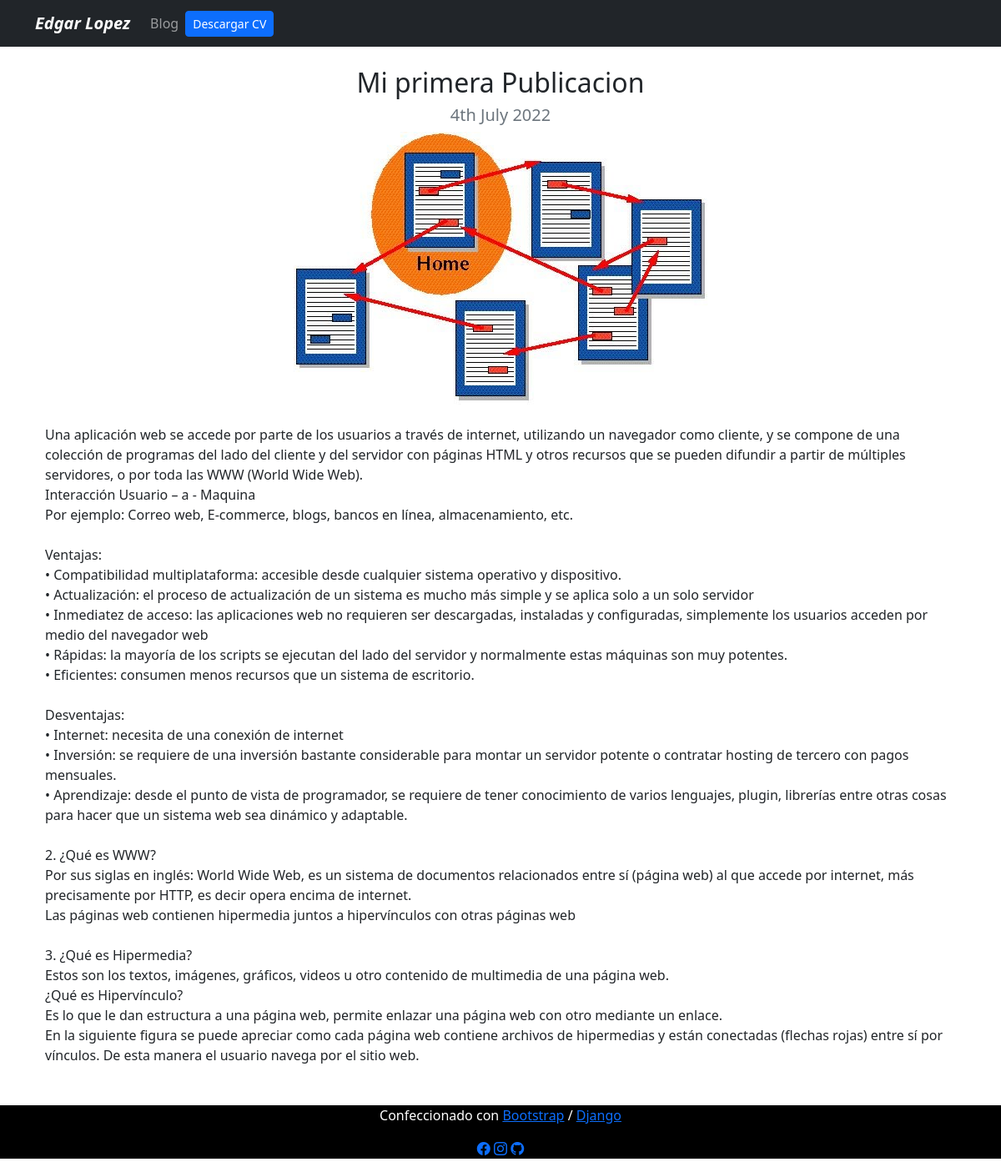
The page /blog/1 on the database its author committed.
### blog/models.py (models this page shows)
class Post(models.Model):
    title = models.CharField(max_length=200)
    description = models.TextField()
    image = models.ImageField(upload_to='blog/images')
    date = models.DateField(datetime.date.today)

### blog/views.py (the view)
# urls.py: path("<int:post_id>", post_detail, name="post_detail"),
def post_detail(request, post_id):
    post= get_object_or_404(Post, pk=post_id)
    return render(request, 'post_detail.html', {"post": post})

### blog/templates/post_detail.html
{% extends 'layout.html' %}
{% block content %}
<div class="text-center">
    <h2>{{post.title}}</h2>
    <h3 class="my-2 h5 text-muted">{{post.date|date:'jS F Y'}}</h3>
    <img src="{{post.image.url}}" alt="{{post.title}}" class="img-fluid">
</div>
<div class="my-4">
    <p>{{post.description|safe}}</p>
</div>
{% endblock %}

### portfolio/static/main.css (style rules this page uses)
body { background: white; }

### rows shown on the page
Post: title "Mi primera Publicacion", date "4th July 2022", image (picture), description "Una aplicación web se accede por parte de los usuarios a través de internet, utilizando un navegador como cliente, y se compone de una colección de programas del lado del cliente y del servidor con páginas HTML y otros recursos que se pueden difundir a partir de múltiples servidores, o por toda las WWW (World Wide Web). Interacción Usuario – a - Maquina Por ejemplo: Correo web, E-commerce, blogs, bancos en línea, almacenamiento, etc. Ventajas: • Compatibilidad multiplataforma: accesible desde cualquier sistema operativo y dispositivo. • Actualización: el proceso de actualización de un sistema es mucho más simple y se aplica solo a un solo servidor • Inmediatez de acceso: las aplicaciones…"
